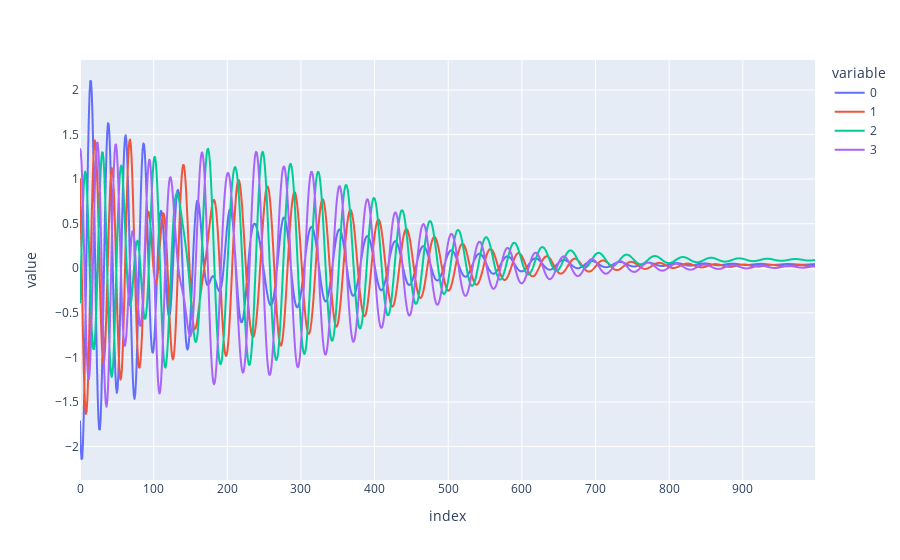

The cell this chart's notebook holds for it:
### Code cell
px.line(torch.stack(X2_hat_all[1:]).squeeze())

### Figure 1 — Plotly figure (JSON) as saved in the notebook; plotly's stock layout.template omitted (floating-point values rounded to 4 significant figures; data arrays with more than 128 entries replaced by an {"elided": "..."} marker saying what was removed)
{"data": [{"hovertemplate": "variable=0<br>index=%{x}<br>value=%{y}<extra></extra>", "legendgroup": "0", "line": {"color": "#636efa", "dash": "solid"}, "marker": {"symbol": "circle"}, "mode": "lines", "name": "0", "showlegend": true, "type": "scattergl", "x": {"elided": "999 int values"}, "xaxis": "x", "y": {"elided": "999 float values"}, "yaxis": "y"}, {"hovertemplate": "variable=1<br>index=%{x}<br>value=%{y}<extra></extra>", "legendgroup": "1", "line": {"color": "#EF553B", "dash": "solid"}, "marker": {"symbol": "circle"}, "mode": "lines", "name": "1", "showlegend": true, "type": "scattergl", "x": {"elided": "999 int values"}, "xaxis": "x", "y": {"elided": "999 float values"}, "yaxis": "y"}, {"hovertemplate": "variable=2<br>index=%{x}<br>value=%{y}<extra></extra>", "legendgroup": "2", "line": {"color": "#00cc96", "dash": "solid"}, "marker": {"symbol": "circle"}, "mode": "lines", "name": "2", "showlegend": true, "type": "scattergl", "x": {"elided": "999 int values"}, "xaxis": "x", "y": {"elided": "999 float values"}, "yaxis": "y"}, {"hovertemplate": "variable=3<br>index=%{x}<br>value=%{y}<extra></extra>", "legendgroup": "3", "line": {"color": "#ab63fa", "dash": "solid"}, "marker": {"symbol": "circle"}, "mode": "lines", "name": "3", "showlegend": true, "type": "scattergl", "x": {"elided": "999 int values"}, "xaxis": "x", "y": {"elided": "999 float values"}, "yaxis": "y"}], "layout": {"legend": {"title": {"text": "variable"}, "tracegroupgap": 0}, "margin": {"t": 60}, "xaxis": {"anchor": "y", "domain": [0, 1], "title": {"text": "index"}}, "yaxis": {"anchor": "x", "domain": [0, 1], "title": {"text": "value"}}}}
